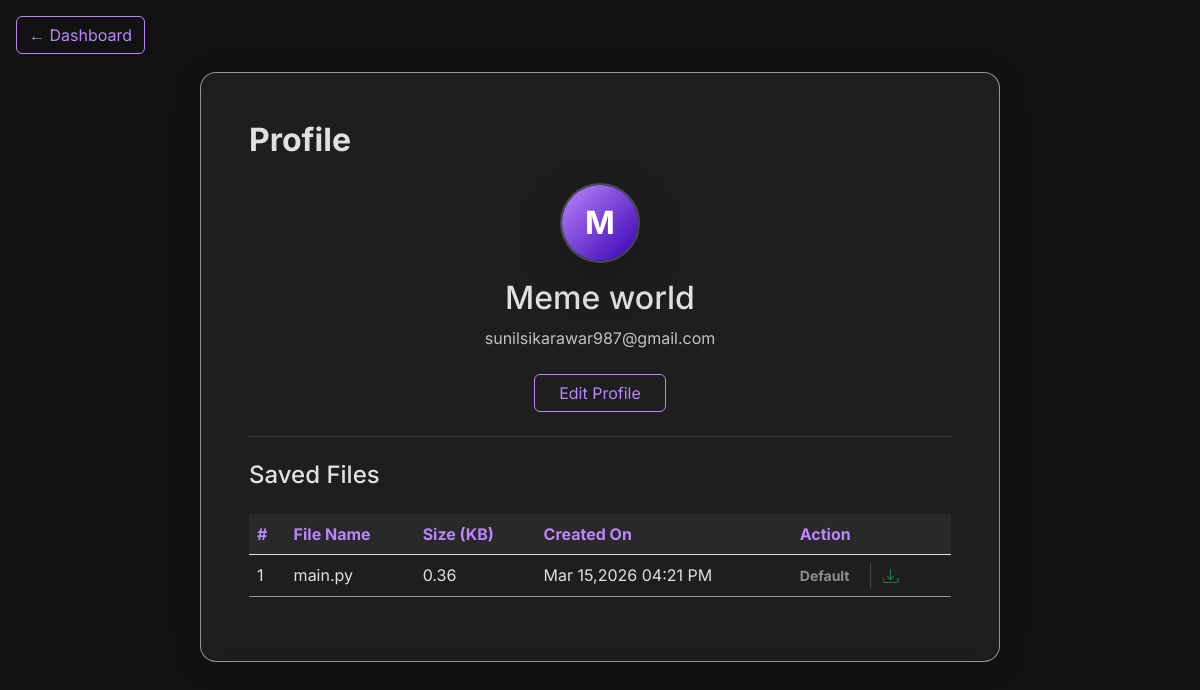
/profile/ (signed in), run on an earlier commit of the app's database.
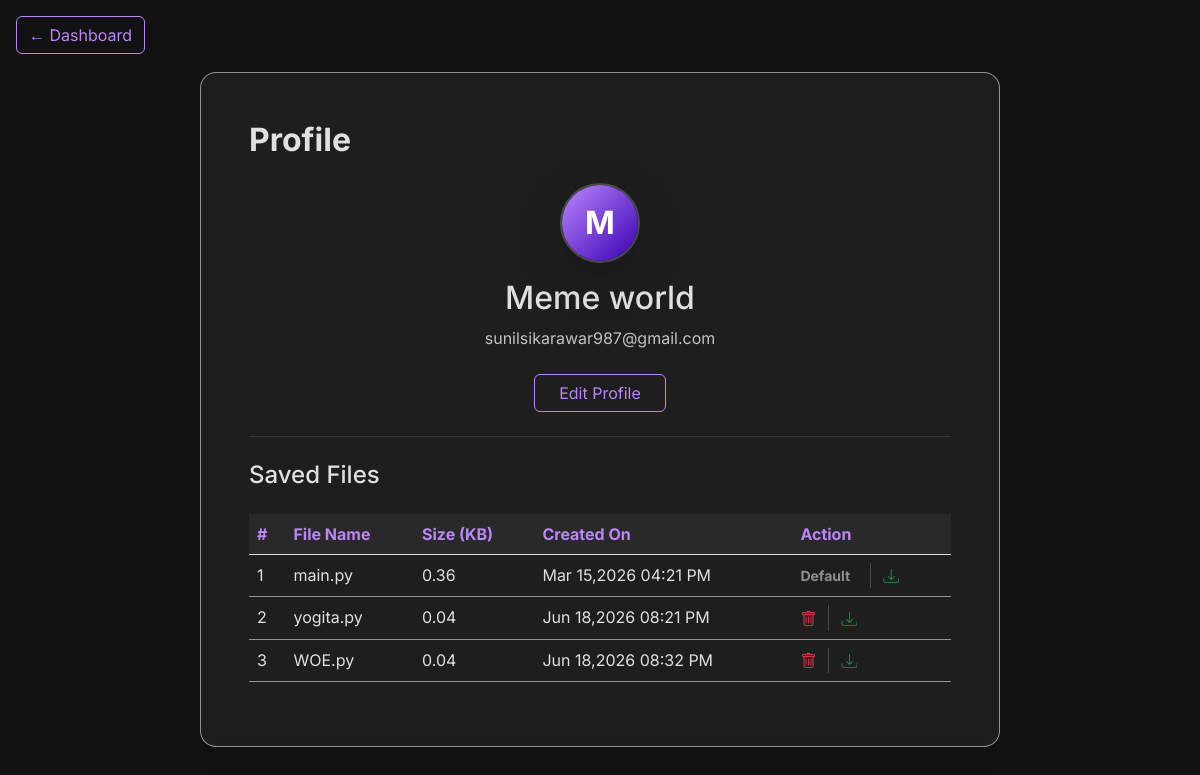
And on a later commit of the database.
### mainapp/models.py (models this page shows, shortened)
class OurUser(AbstractUser):
    DoesNotExist = models.ObjectDoesNotExist
    username = None  # type: ignore
    email: str = models.EmailField(unique=True)  # type: ignore
    name: str = models.CharField(max_length=100)  # type: ignore
    profile_photo = models.ImageField(
        upload_to='profile_photos/',
        default='profile_photos/default.png',
        blank=True,
        null=True
    )
    editor_theme: str = models.CharField(max_length=50, default='vs-dark')  # type: ignore
    USERNAME_FIELD = 'email'
    REQUIRED_FIELDS = ['name']
    objects = CustomUserManager()

class UserFile(models.Model):
    DoesNotExist = models.ObjectDoesNotExist
    objects = models.Manager()
    user: OurUser = models.ForeignKey(settings.AUTH_USER_MODEL, on_delete=models.CASCADE)  # type: ignore
    file_name: str = models.CharField(max_length=255)  # type: ignore
    file_path: str = models.CharField(max_length=500)  # type: ignore
    file_size: float = models.FloatField(default=0.0)  # size in KB  # type: ignore
    created_at: datetime.datetime = models.DateTimeField(auto_now_add=True)  # type: ignore
    def size_in_kb(self):
        return round(self.file_size, 2)

### mainapp/views.py (the view)
# urls.py: path('profile/', views.profilepage, name="profile"),
@login_required
def profilepage(request):
    files = UserFile.objects.filter(user=request.user)
    return render(request, 'profile.html', {'files': files})

### mainapp/templates/profile.html (shortened to what this page needs)
{% load static %}
<!DOCTYPE html>
<html lang="en">
<head>
    <link href="{% static 'styles/bootstrap.min.css' %}" rel="stylesheet">
    <link href="{% static 'styles/theme.css' %}" rel="stylesheet">
    <link href="{% static 'styles/toast.css' %}" rel="stylesheet">
    <link rel="stylesheet" href="https://cdnjs.cloudflare.com/ajax/libs/bootstrap/5.3.8/css/bootstrap-grid.min.css"
 />
    <link rel="stylesheet" href="https://cdn.jsdelivr.net/npm/bootstrap-icons@1.11.1/font/bootstrap-icons.css">
</head>
<body>
    <div class="container py-5 mt-5 pt-4 text-center">
        <div class="glass-panel p-5 mx-auto" style="max-width: 800px;">
            <h2 class="fw-bold text-start mb-4"> Profile </h2>
            <div class="mx-auto mb-3 shadow-lg rounded-circle overflow-hidden position-relative"
                style="width: 80px; height: 80px; border: 2px solid rgba(255,255,255,0.2);">
                {% if request.user.profile_photo and "default.png" not in request.user.profile_photo.url %}
                <img src="{{ request.user.profile_photo.url }}" class="w-100 h-100 object-fit-cover">
                {% else %}
                <div class="w-100 h-100 d-flex align-items-center justify-content-center text-white fw-bold fs-2"
                    style="background: linear-gradient(135deg, var(--primary-purple), var(--primary-purple-dark));">
                    {{ request.user.name|slice:":1"|upper }}
                </div>
                {% endif %}
            </div>
            <h2 class="mb-2 text-center">{{ request.user.name }}</h2>
            <p class="text-light text-center mb-4 opacity-75">{{ request.user.email }}</p>
            <button type="button" class="btn btn-outline-glass px-4" onclick="openProfileModal()">Edit Profile</button>
            <hr class="my-4" style="border-color: var(--glass-border);">
            <h4 class="mb-4 text-start">Saved Files</h4>
            {% if files %}
            <div class="table-responsive">
                <table class="table table-hover text-start" style="color: var(--text-light);">
                    <thead style="background-color: rgba(255,255,255,0.05);">
                        <tr>
                            <th style="background: transparent; color: var(--primary-purple);"> # </th>
                            <th style="background: transparent; color: var(--primary-purple);">File Name</th>
                            <th style="background: transparent; color: var(--primary-purple);">Size (KB)</th>
                            <th style="background: transparent; color: var(--primary-purple);">Created On</th>
                            <th style="background: transparent; color: var(--primary-purple);">Action </th>
                        </tr>
                    </thead>
                    <tbody>
                        {% for file in files %}
                        <tr style="border-color: var(--glass-border);">
                            <td style="background: transparent; color: var(--text-light);">{{ forloop.counter }}</td>
                            <td style="background: transparent; color: var(--text-light);">{{ file.file_name }}</td>
                            <td style="background: transparent; color: var(--text-light);">{{ file.size_in_kb }}</td>
                            <td style="background: transparent; color: var(--text-light);">
                                {{ file.created_at|date:"M d,Y h:i A" }}</td>
                            <td style="background: transparent;">
                                <div class="d-flex align-items-center gap-2">
                                    {% if file.file_name == 'main.py' %}
                                    <span class="text-white-50 small fw-bold me-2">Default</span>
                                    {% else %}
                                    <form method="POST" action="{% url 'delete_file' file.id %}"
                                        style="display:inline;">
                                        <button type="submit"
                                            class="btn btn-sm p-0 border-0 bg-transparent text-danger shadow-none"
                                            onclick="return confirm('Do you really want to delete \'{{ file.file_name }}\' ?');"
                                            title="Delete">
                                            <i class="bi bi-trash fs-6"></i>
                                        </button>
                                    </form>
                                    {% endif %}
                                    <form method="GET" action="{% url 'download_file' file.id %}"
                                        style="display:inline;">
                                        <button type="submit"
                                            class="btn btn-sm p-0 border-0 bg-transparent text-success shadow-none"
                                            title="Download"
                                            onclick="showToast('success', 'Downloading {{ file.file_name }}...')">
                                            <i class="bi bi-download fs-6"></i>
                                        </button>
                                    </form>
                                </div>
                            </td>
                        </tr>
                        {% endfor %}
                    </tbody>
                </table>
            </div>
            {% else %}
            <p class="text-muted">No files created yet.</p>
            {% endif %}
        </div>
    </div>
    <div class="fixed-top p-3">
        <a href="{% url 'dashboard' %}" class="btn btn-outline-glass">
            &larr; Dashboard
        </a>
    </div>
</body>
</html>

### mainapp/static/styles/theme.css (style rules this page uses)
:root { --bg-dark: #121212; --bg-dark-secondary: #1e1e1e; --primary-purple: #bb86fc; --primary-purple-dark: #3700b3; --accent-teal: #03dac6; --text-light: #e0e0e0; --text-muted: #a0a0a0; --glass-bg: rgba(255, 255, 255, 0.05); --glass-border: rgba(255, 255, 255, 0.527); --glass-shadow: 0 4px 30px rgba(0, 0, 0, 0.1); --glass-blur: 10px; --navbar-bg: rgba(18, 18, 18, 0.95); }
body { background-color: var(--bg-dark); color: var(--text-light); font-family: 'Inter', sans-serif; }
.glass-panel { background: var(--glass-bg); border-radius: 16px; box-shadow: var(--glass-shadow); backdrop-filter: blur(var(--glass-blur)); -webkit-backdrop-filter: blur(var(--glass-blur)); border: 1px solid var(--glass-border); }
button, .btn { transition: all 0.3s cubic-bezier(0.25, 0.8, 0.25, 1); position: relative; overflow: hidden; }
.btn-outline-glass { background: transparent; border: 1px solid var(--primary-purple); color: var(--primary-purple); }
h1, h2, h3, h4, h5, h6 { color: var(--text-light); }

### mainapp/static/styles/toast.css (style rules this page uses)
:root { --toast-success-bg: #d1e7dd; --toast-success-text: #0f5132; --toast-info-bg: #cff4fc; --toast-info-text: #055160; --toast-warning-bg: #fff3cd; --toast-warning-text: #664d03; --toast-error-bg: #f8d7da; --toast-error-text: #842029; --toast-width: 380px; --toast-spacing: 12px; }

What changed in the data, as far as the page shows it:
added UserFile: file_name "yogita.py", size_in_kb "0.04", created_at "Jun 18,2026 08:21 PM"
added UserFile: file_name "WOE.py", size_in_kb "0.04", created_at "Jun 18,2026 08:32 PM"
